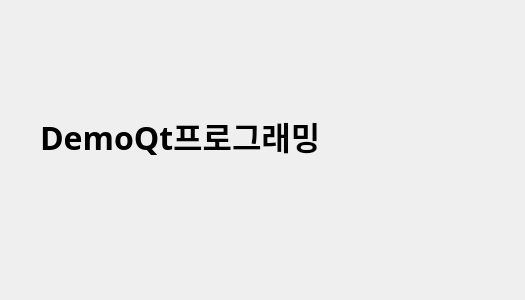
<?xml version="1.0" encoding="UTF-8"?>
<ui version="4.0">
 <class>Dialog</class>
 <widget class="QDialog" name="Dialog">
  <property name="geometry">
   <rect>
    <x>0</x>
    <y>0</y>
    <width>525</width>
    <height>300</height>
   </rect>
  </property>
  <property name="windowTitle">
   <string>Dialog</string>
  </property>
  <widget class="QLabel" name="label">
   <property name="geometry">
    <rect>
     <x>40</x>
     <y>60</y>
     <width>341</width>
     <height>151</height>
    </rect>
   </property>
   <property name="font">
    <font>
     <family>맑은 고딕</family>
     <pointsize>24</pointsize>
     <weight>75</weight>
     <bold>true</bold>
    </font>
   </property>
   <property name="text">
    <string>DemoQt프로그래밍</string>
   </property>
  </widget>
 </widget>
 <resources/>
 <connections/>
</ui>
